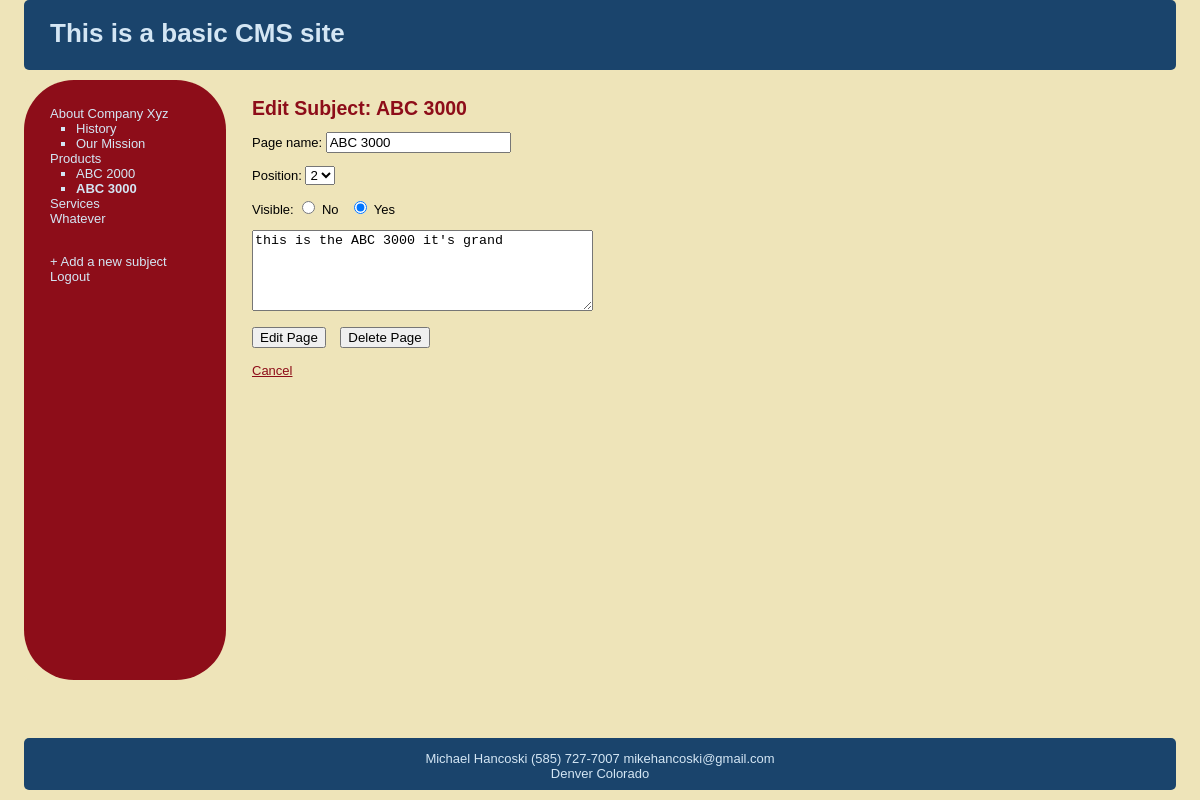
Screenshot of /CMSExample/edit_page.php?page=4 (signed in) with the database file from the repository.
### tables this page shows
CREATE TABLE subjects (
id int(11) NOT NULL AUTO_INCREMENT,
menu_name varchar(30) NOT NULL,
position int(3) NOT NULL,
visible tinyint(1) NOT NULL,
PRIMARY KEY (id)
);

CREATE TABLE pages (
id int(11) NOT NULL AUTO_INCREMENT,
subject_id int(11) NOT NULL,
menu_name varchar(30) NOT NULL,
position int(3) NOT NULL,
visible tinyint(1) NOT NULL,
content TEXT NOT NULL,
PRIMARY KEY(id)

);

### CMSExample/edit_page.php (the view, shortened to what this page needs)
<?php
    require_once('includes/connection.php');
    require_once('includes/functions.php');
    find_selected_page();
    include('includes/header.php');
?>
        <table id="structure">
            <tr>
                <td id="navigation">
                <?php
                    echo navigation($sel_subject,$con_page);
                ?>
                </td>
                <td id="page">
                   <h2>Edit Subject: <?php echo $con_page['menu_name']; ?></h2>
                   <form action="edit_page.php?page=<?php echo urlencode($con_page['id']); ?>" method="post">
                    <p>Page name:
                        <input type="text" name="menu_name" value="<?php echo $con_page['menu_name'];?>" id="menu_name" />
                    </p>
                    <p>Position:
                    <select name="position">
                    <?php
                        $pages_set = get_pages_for_subject($con_page['subject_id']);
                        $pages_count = mysql_num_rows($pages_set);
                        for($count = 1; $count <= ($pages_count+1); $count++){
                            if($count == $con_page['position']){
                                $selected = 'selected="selected" ';
                            }else{
                                $selected = '';
                            }
                            echo '<option ' . $selected . ' value"' . $count . '">' . $count . '</option>';
                        }
                    ?>
                    </select>
                    </p>
                    <p>Visible:
                        <input type="radio" <?php if($con_page['visible'] == 0){echo 'checked=""'; } ?> name="visible" value="0" /> No
                        &nbsp;
                        <input type="radio" <?php if($con_page['visible'] == 1){echo 'checked=""'; } ?> name="visible" value="1" /> Yes
                    </p>
                    <p><textarea cols="40" rows="5" name="content"  id="content"><?php echo $con_page['content'] ?></textarea></p>
                    <input type="submit" name="submit" value="Edit Page" />
                    <input type="submit" name="submit" onclick="return confirm('Are you sure you want to delete <?php echo $con_page['menu_name'] ?>');" value="Delete Page" />
                   </form>
                   <br />
                   <a href="content.php">Cancel</a>
                </td>
            </tr>
        </table>
<?php
    require('includes/footer.php');
?>

### CMSExample/includes/functions.php (shortened to what this page needs)
<?php
function get_all_subjects($public = true){
    global $connection;
    $query = 'SELECT *
        FROM subjects ';
    $query .= 'ORDER BY position ASC';
    $subject_set = mysql_query($query, $connection);
    return $subject_set;
}
function get_pages_for_subject($subject_id, $public = true){
    global $connection;
    $query = 'SELECT *
        FROM pages ';
    $query .= 'WHERE subject_id = ' . $subject_id . ' ';
    if($public){
        $query .= 'AND visible = 1 ';
    }
    $query .= 'ORDER BY position ASC';
    $page_set = mysql_query($query, $connection);
    return $page_set;
}
function get_page_by_id($page_id){
    global $connection;
    $query = 'SELECT * ';
    $query .= 'FROM pages ';
    $query .= 'WHERE id=' . $page_id;
    $query .= ' LIMIT 1';
    $result_set = mysql_query($query,$connection);
    if($page = mysql_fetch_array($result_set)){
        return $page;
    }else{
        return NULL;
    }
}
function find_selected_page() {
    if(isset($_GET['subj']) && intval($_GET['subj'] != 0)){
        $sel_subject = get_subject_by_id($_GET['subj']);
        $con_page =get_default_page($sel_subject['id']);
    }elseif (isset($_GET['page']) && intval($_GET['page'] != 0)){
        $con_page = get_page_by_id($_GET['page']);
        $sel_subject = NULL;
    }else{
        $sel_subject = array('id'=>0,'menu_name'=>'Welcome');
        $con_page =array('id'=>0,'content'=>'CMS example site');
    }
}
function navigation($sel_subject,$con_page, $public = false){
    $output = '<ul class="subjects">';
    $subject_set = get_all_subjects($public = false);
    for($subject = mysql_fetch_array($subject_set); isset($subject[1]) != false; $subject = mysql_fetch_array($subject_set)){
        if($subject['id'] == $sel_subject['id']){
            $selected = ' class="selected"';
            }else{
                $selected = '';
            }
            $output .= '<li' . $selected .'><a href="edit_subject.php?subj='. urlencode($subject['id']) . '">' . $subject['menu_name'] . '</a></li>';
            $page_set = get_pages_for_subject($subject['id'], $public = false);
            $output .= '<ul class="pages">';
            for($page = mysql_fetch_array($page_set); isset($page[1]) != false; $page = mysql_fetch_array($page_set)){
                $output .= '<li';
                if($page['id'] == $con_page['id']){
                    $output .= ' class="selected"';
                }
                $output .= '><a href="content.php?page=' . urlencode($page['id']) .'">' . $page['menu_name'] . '</a></li>';
            }
            $output .= '</ul>';
        }
    $output .= '</ul>';
    $output .= ' <br />';
    $output .= '<a href="new_subject.php">+ Add a new subject</a>';
    $output .= ' <br />';
    $output .= '<a href="logout.php?logout=1">Logout</a>';
    return $output;
}
?>

### CMSExample/stylesheets/public.css (style rules this page uses)
html { height: 100%; width: 100%; }
body { width: 100%; height: 100%; margin: 0px; padding: 0px; border: 0px; font-family: Verdana, Arial, Helvetica, sans-serif; background: #EEE4B9; font-size: 13px; line-height: 15px; }
table, tr, td { border-collapse: collapse; vertical-align: top; font-size: 13px; line-height: 15px; }
a { color: #8D0D19; }
#structure { height: 600px; width: 100%; }
#navigation { border-radius: 50px; width: 150px; padding: 1em 2em; color: #D4E6F4; background: #8D0D19; }
#navigation a { color: #D4E6F4; text-decoration: none; }
ul.subjects { padding-left: 0; list-style: none; }
ul.pages { padding-left: 2em; list-style: square; }
.selected { font-weight: bold; }
#page { padding-left: 2em; vertical-align: top; background: #EEE4B9; }
#page h2 { color: #8D0D19; margin-top: 1em; }

### rows the page displays
subjects: menu_name "About Company Xyz"
pages: menu_name "History"
pages: menu_name "Our Mission"
subjects: menu_name "Products"
pages: menu_name "ABC 2000"
pages: menu_name "ABC 3000", visible "☑", content "this is the ABC 3000 it's grand"
subjects: menu_name "Services"
subjects: menu_name "Whatever"

### other values shown
form field position "2"
